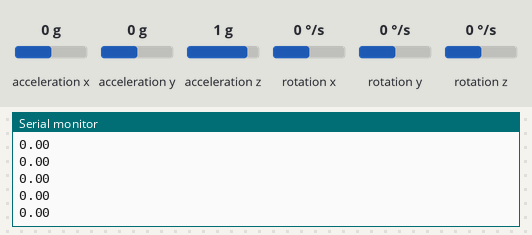
The sketch below on a simulated Arduino Uno, built with avr-gcc and run on an emulated ATmega328P. On the bench: the last lines printed to the serial monitor. The inputs (shaded band) are chosen by the test bench; at power-on: acceleration x 0 g, acceleration y 0 g, acceleration z 1 g, rotation x 0 °/s, rotation y 0 °/s, rotation z 0 °/s.

Above: at 1.2 s.
1.3 s: acceleration x set to -1.4 g
At 2.3 s:
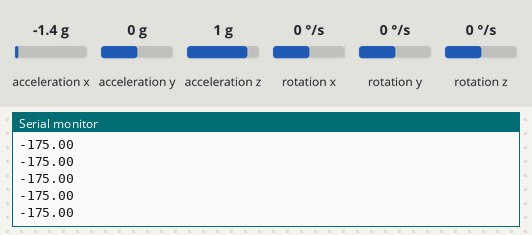
2.8 s: acceleration x set to -0.8 g
At 3.9 s:
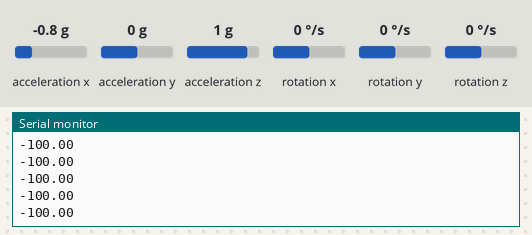
Timing chart, 0 to 5.8 s (numbered marks = the images above; inputs shaded):
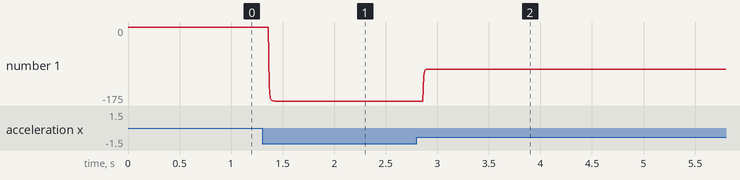

The sketch:

sensor_2.ino
```cpp
#include <MPU9250_asukiaaa.h>
#include <Adafruit_BMP280.h>

float gX, gx2, aX, ax2;
MPU9250_asukiaaa mySensor;
Adafruit_BMP280 bme;

void setup() {
  Serial.begin(9600);
  setupSensor();
}

void loop() {
  Serial.println(String(getGyro()));
  //  Serial.println(String(getAccel()));
}
```

extension.ino
```cpp
#include <MPU9250_asukiaaa.h>
#include <Adafruit_BMP280.h>
void setupSensor(){

  Wire.begin();
  mySensor.setWire(&Wire);
  bme.begin();
  mySensor.beginAccel();
  mySensor.beginGyro();
}

float getGyro(){
  if(mySensor.accelUpdate() == 0){
    for(int i=0; i<5;i++){
      gX = mySensor.accelX();
      gx2 += gX * 100;
    }
  }
  return (gx2 /= 5);
}

int getAccel(){
  if(mySensor.gyroUpdate() == 0){
    for(int i=0; i<5;i++){
      aX = mySensor.gyroX();
      ax2 += aX * 100;
    }
  }
  return (ax2 /= 5);
}
```

Measured:
- after the input at 1.3 s, the serial monitor: prints a new line after 0.07 s (image 1)
- after the input at 2.8 s, the serial monitor: prints a new line after 0.07 s (image 2)
- plotted number 1: 0 → -175 after the input at 1.3 s
